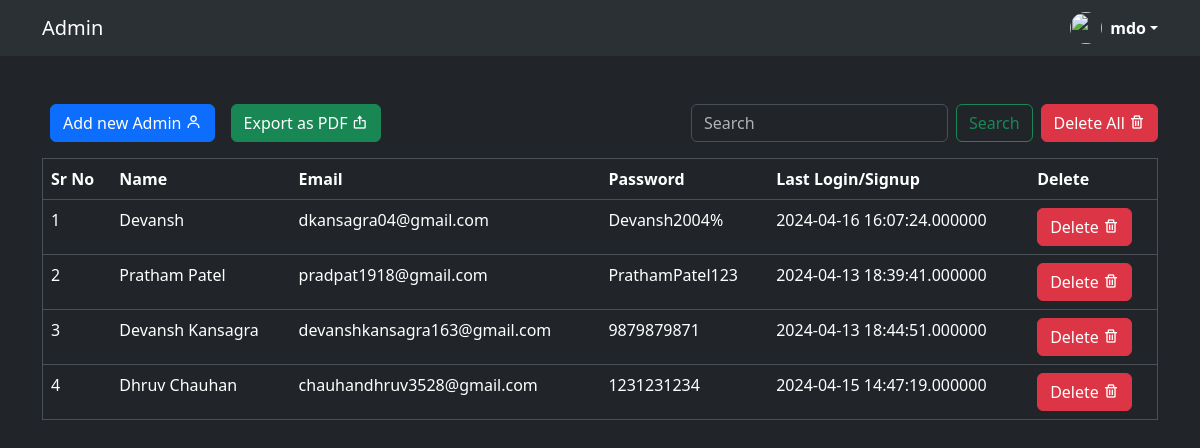
Screenshot of /php/adminPanel.php with the database file from the repository.
### tables this page shows
CREATE TABLE `movieUsers` (
  `id` int(100) NOT NULL,
  `Name` varchar(50) NOT NULL,
  `Email` varchar(50) NOT NULL,
  `Phone` bigint(10) NOT NULL,
  `DOB` date DEFAULT NULL,
  `Password` varchar(64) NOT NULL,
  `LastLogin` datetime(6) NOT NULL
);

### php/adminPanel.php (the view, shortened to what this page needs)
<!DOCTYPE html>
<html lang="en">
<head>
  <link href="https://cdn.jsdelivr.net/npm/bootstrap@5.3.3/dist/css/bootstrap.min.css" rel="stylesheet">
  <link rel="stylesheet" href="https://cdnjs.cloudflare.com/ajax/libs/boxicons/2.0.7/css/boxicons.min.css">
</head>
<?php
  include('./config.php');
?>
<body data-bs-theme="dark">
  <nav class="navbar bg-body-tertiary">
    <div class="container">
      <a class="navbar-brand">Admin</a>
      <div class="dropdown">
        <a href="#" class="d-flex align-items-center text-white text-decoration-none dropdown-toggle" data-bs-toggle="dropdown" aria-expanded="false">
          <img src="https://github.com/mdo.png" alt="" width="32" height="32" class="rounded-circle me-2">
          <strong>mdo</strong>
        </a>
      </div>
    </div>
  </nav>
  <div class="container mt-5">
    <div class="d-flex justify-content-between">
      <div class="d-flex">
        <div class="mx-2">
        <a href="./adminSignupForm.php" target="" class="btn btn-primary">Add new Admin&nbsp;<i class='bx bx-user'></i></a>
        </div>
        <div class="mx-2">
          <a href="./generatePDF.php" target="__blank" class="btn btn-success">Export as PDF&nbsp;<i class='bx bx-export'></i></a>
        </div>
      </div>
        <div class="d-flex">
          <form class="d-flex mx-2" role="search">
            <input class="form-control me-2" type="search" placeholder="Search" aria-label="Search">
            <button class="btn btn-outline-success" type="submit">Search</button>
          </form>
        <a href="#" onclick="confirmDeleteAll()" class="btn btn-danger" id="deleteBtn">Delete All <i class="bx bx-trash"></i></a>
      </div>
    </div>
    <div class="row">
      <div class="col mt-3">
        <table class="table" id="dataTable" border=1>
          <thead>
            <tr>
              <th>Sr No</th>
              <th>Name</th>
              <th>Email</th>
              <th>Password</th>
              <th>Last Login/Signup</th>
              <th>Delete</th>
            </tr>
          </thead>
          <tbody>
            <?php
              $result = mysqli_query($conn, 'SELECT * FROM movieUsers');
              $id = 1;
              while ($data = mysqli_fetch_array($result)) {
                echo "<tr>";
                echo "<td>" . $id . "</td>";
                echo "<td>" . $data["Name"] . "</td>";
                echo "<td>" . $data["Email"] . "</td>";
                echo "<td>" . $data["Password"] . "</td>";
                echo "<td>" . $data["LastLogin"] . "</td>";
                echo '<td><a href="#" onclick="confirmDelete(' . $data['id'] . ')" class="btn btn-danger" id="deleteBtn">Delete <i class="bx bx-trash"></i></a></td>';
                echo "</tr>";
                $id += 1;
              }
            ?>
          </tbody>
        </table>
      </div>
    </div>
  </div>
</body>
</html>

### rows the page displays
movieusers: Name "Devansh", Email "dkansagra04@gmail.com", Password "Devansh2004%", LastLogin "2024-04-16 16:07:24.000000"
movieusers: Name "Pratham Patel", Email "pradpat1918@gmail.com", Password "PrathamPatel123", LastLogin "2024-04-13 18:39:41.000000"
movieusers: Name "Devansh Kansagra", Email "devanshkansagra163@gmail.com", Password "9879879871", LastLogin "2024-04-13 18:44:51.000000"
movieusers: Name "Dhruv Chauhan", Email "chauhandhruv3528@gmail.com", Password "1231231234", LastLogin "2024-04-15 14:47:19.000000"
